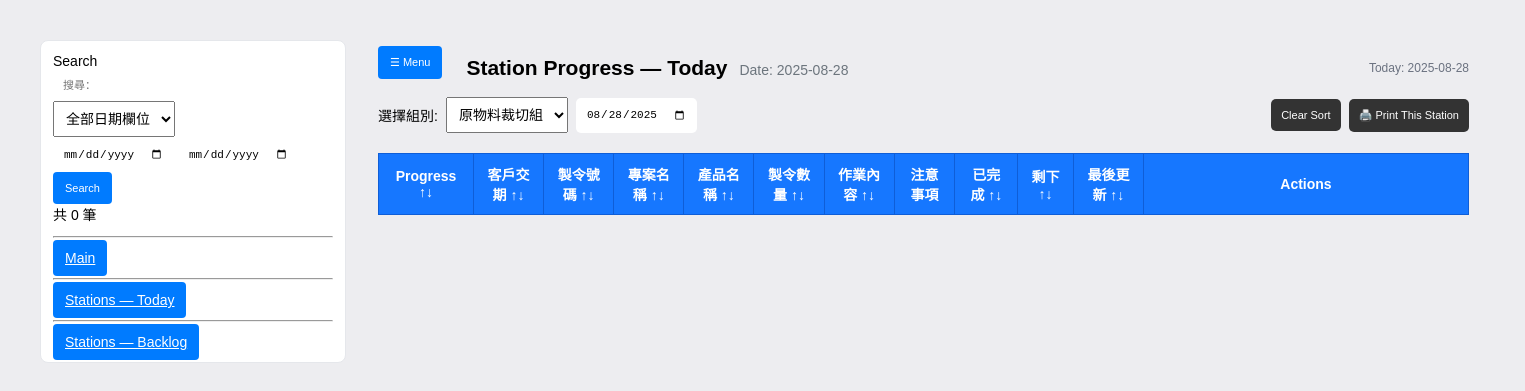
Before: /stations/today with the older database file.
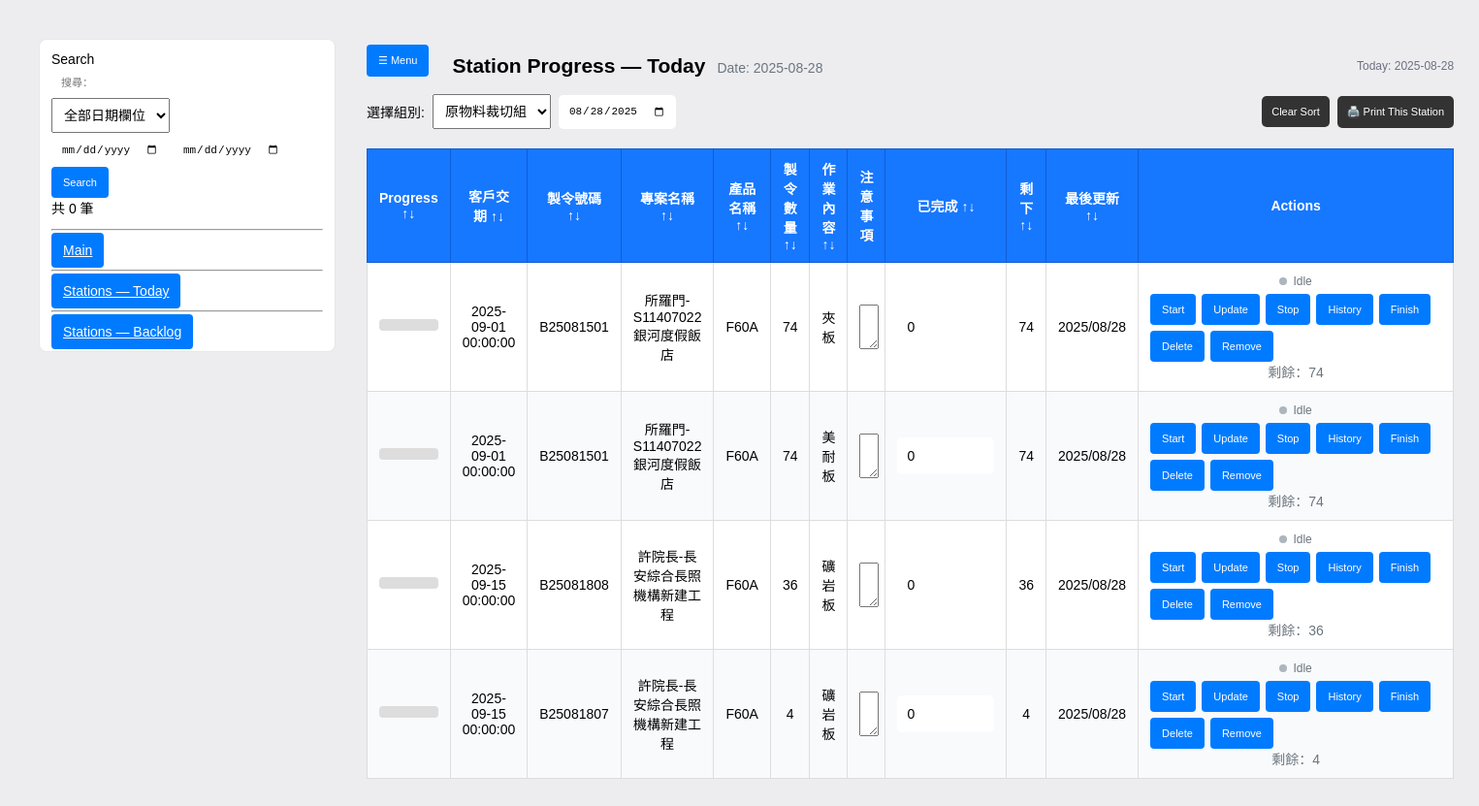
After: the same page with the newer database file.
### models.py (models this page shows)
class Order(Base):
    __tablename__ = "orders"
    id = Column(Integer, primary_key=True, autoincrement=True)
    manufacture_code = Column(String)
    customer        = Column(String)
    product         = Column(String)
    demand_date     = Column(String)   # stored as text like "YYYY/MM/DD"
    delivery        = Column(String)   # stored as text
    quantity        = Column(Integer, default=0)
    datecreate      = Column(String)   # stored as text
    fengbian        = Column(String)
    wallpaper       = Column(String)
    jobdesc         = Column(Text)
    archived    = Column(Boolean, default=False)   # soft archive flag
    archived_at = Column(DateTime)                 # when it was archived
    created_at = Column(DateTime, default=datetime.utcnow)
    updated_at = Column(DateTime)
    tasks = relationship("Task", back_populates="order", cascade="all, delete-orphan")

class Task(Base):
    __tablename__ = "sub_tasks"
    __table_args__ = {'sqlite_autoincrement': True}
    id = Column(Integer, primary_key=True, autoincrement=True)
    order_id = Column(Integer, ForeignKey("orders.id"), nullable=False)
    group = Column("group", String, nullable=True)
    task  = Column(String, nullable=True)
    quantity = Column(Integer, nullable=True)
    completed = Column(Integer, nullable=True, default=0)
    start_time = Column(DateTime)      # may be NULL in DB
    stop_time  = Column(DateTime)
    duration_minutes = Column(Integer)
    order    = relationship("Order", back_populates="tasks")
    history  = relationship("TaskHistory", back_populates="task", cascade="all, delete-orphan")

class TaskHistory(Base):
    __tablename__ = "task_history"
    id = Column(Integer, primary_key=True, autoincrement=True)
    task_id = Column(Integer, ForeignKey("sub_tasks.id"), nullable=False)
    completed = Column(Integer)   # present after your migration
    delta     = Column(Integer)   # present after your migration
    note       = Column(String)   # e.g. "start", "stop"
    timestamp  = Column(DateTime, default=datetime.utcnow)
    start_time = Column(DateTime)
    stop_time  = Column(DateTime)
    duration_minutes = Column(Integer)
    task = relationship("Task", back_populates="history")

### app.py (the view)
@app.route("/stations/today")
def stations_today():
    group = (request.args.get("group") or "").strip()
    day = (request.args.get("date") or today_yyyy_mm_dd()).strip()
    with SessionLocal() as s:
        stations = station_names(s)
        if not group and stations:
            group = stations[0]
        tasks = []
        if group:
            plan = (s.query(StationSchedule)
                      .filter(StationSchedule.station == group,
                              StationSchedule.plan_date == day)
                      .order_by(StationSchedule.sequence.asc(),
                                StationSchedule.id.asc())
                      .all())
            for p in plan:
                t = s.get(Task, p.task_id)
                it = make_item(s, t) if t else None
                if it:
                    tasks.append(it)
        return render_template(
            "stations.html",
            page_mode="today",
            day=day,
            tasks=tasks,
            station_list=stations,
            selected_group=group,
            today_date=day,  # for header display
        )

### app.py (called while the page is built)
def today_yyyy_mm_dd():
    return datetime.now(TZ).strftime("%Y-%m-%d")

def station_names(session):
    rows = session.query(Task.group).filter(Task.group.isnot(None)).distinct().all()
    return [r[0] for r in rows]

def make_item(session, t):
    o = session.get(Order, t.order_id)
    if not o:
        return None
    qty = t.quantity or 0
    comp = t.completed or 0
    if qty - comp <= 0:
        return None
    return {"order": o, "task": t}

### templates/stations.html (shortened to what the changed rows need)
<!DOCTYPE html>
<html lang="zh">
<head>
</head>
<body>
  <div class="layout">
    <main class="content">
      <div class="page-header">
        <div class="left">
          <h2 style="margin:0">
            Station Progress — {{ 'Today' if page_mode == 'today' else 'Backlog' }}
          </h2>
        </div>
      </div>
      <table>
        <thead>
          <tr>
            <th onclick="sortStationTable(0)">Progress ↑↓</th>
            <th onclick="sortStationTable(1)">客戶交期 ↑↓<span class="print-label"><br>Tanggal Barang Dapat Dikirim</span></th>
            <th onclick="sortStationTable(2)">製令號碼 ↑↓<span class="print-label"><br>Nomor Pesanan</span></th>
            <th onclick="sortStationTable(3)">專案名稱 ↑↓<span class="print-label"><br>Nama Proyek</span></th>
            <th onclick="sortStationTable(4)">產品名稱 ↑↓<span class="print-label"><br>Nama Produk</span></th>
            <th onclick="sortStationTable(5)">製令數量 ↑↓<span class="print-label"><br>Jumlah Pesanan</span></th>
            <th onclick="sortStationTable(6)">作業內容 ↑↓<span class="print-label"><br>Isi Pekerjaan</span></th>
            <th>注意事項<br><span class="print-label">Hal yang Perlu Diperhatikan</span></th>
            <th onclick="sortStationTable(8)">已完成 ↑↓</th>
            <th onclick="sortStationTable(9)">剩下 ↑↓<span class="print-label"><br>Jumlah Proyek</span></th>
            <th onclick="sortStationTable(10)">最後更新 ↑↓</th>
            <th class="actions-col">Actions</th>
          </tr>
        </thead>
        <tbody>
          {% for item in tasks %}
          {% set running = (item.task.start_time and not item.task.stop_time) %}
          <tr id="task-{{ item.task.id }}" class="{{ 'is-running' if running else '' }}"
              data-order-id="{{ item.order.id }}" data-qty="{{ item.task.quantity or 0 }}">
            <td>
              <div class="progress-bar">
              </div>
            </td>
            <td>{{ item.order.demand_date }}</td>
            <td>{{ item.order.manufacture_code }}</td>
            <td>{{ item.order.customer }}</td>
            <td>{{ item.order.product }}</td>
            <td data-role="qty">{{ item.task.quantity or 0 }}</td>
            <td>{{ item.task.task }}</td>
            <td>
              <textarea id="task-note-{{ item.task.id }}-{{ item.order.id }}" rows="2" style="width: 100%;" class="screen-only">{{ item.task.note or '' }}</textarea>
            </td>
            <td>
              <input id="done-{{ item.task.id }}" type="number" min="0" value="{{ item.task.completed or 0 }}" style="width:80px">
            </td>
            <td class="remaining" id="task-remaining-{{ item.task.id }}-{{ item.order.id }}">
              {% set rem = (item.task.quantity or 0) - (item.task.completed or 0) %}
              {{ rem if rem > 0 else 0 }}
            </td>
            <td id="last-update-{{ item.task.id }}-{{ item.order.id }}">
              {% if item.task.history %}
                {% set last = item.task.history|last if item.task.history else None %}
                {% if last and last.timestamp %}
                  {% if last.timestamp is string %}
                    {{ last.timestamp.split(' ')[0] }}
                  {% else %}
                    {{ last.timestamp.strftime('%Y/%m/%d') }}
                  {% endif %}
                {% else %}
                  -
                {% endif %}
              {% else %}-{% endif %}
            </td>
            <td class="actions-col">
              <div class="task-status {{ 'running' if running else '' }}">
                <span class="dot"></span><span>{{ 'Running' if running else 'Idle' }}</span>
              </div>
              <div class="actions-group">
                <button class="btn" onclick="startTask({{ item.task.id }})" {{ 'disabled' if running else '' }}>Start</button>
                <button class="btn" onclick="updateTask({{ item.task.id }}, {{ item.order.id }})">Update</button>
                <button class="btn" onclick="stopTask({{ item.task.id }})"  {{ '' if running else 'disabled' }}>Stop</button>
                <button class="btn gray" onclick="showHistory({{ item.task.id }})">History</button>
                <button class="btn red" onclick="finishTask({{ item.task.id }})">Finish</button>
                <button class="btn red" onclick="deleteTask({{ item.task.id }}, {{ item.order.id }})">Delete</button>
                {% if page_mode == 'today' %}
                  <button class="btn gray" onclick="unplanOne({{ item.task.id }})">Remove</button>
                {% endif %}
              </div>
              {% set rem = (item.task.quantity or 0) - (item.task.completed or 0) %}
              <div class="muted" data-remaining>
                剩餘：{{ rem if rem > 0 else 0 }}
              </div>
            </td>
          </tr>
          {% endfor %}
        </tbody>
      </table>
    </main>
  </div>
</body>
</html>

Changed rows visible on the page:
now on this page (row unchanged): Order: order.demand_date "2025-09-01 00:00:00" "2025-09-01 00:00:00", order.manufacture_code "B25081501" "B25081501", order.customer "所羅門-S11407022銀河度假飯店" "所羅門-S11407022銀河度假飯店", order.product "F60A" "F60A"
now on this page (row unchanged): Task: task "74", task.task "夾板", task "0"
added TaskHistory: timestamp "2025/08/28"
now on this page (row unchanged): Task: task "74", task.task "美耐板", task "0"
added TaskHistory: timestamp "2025/08/28"
now on this page (row unchanged): Order: order.demand_date "2025-09-15 00:00:00", order.manufacture_code "B25081808", order.customer "許院長-長安綜合長照機構新建工程", order.product "F60A"
now on this page (row unchanged): Task: task "36", task.task "礦岩板", task "0"
added TaskHistory: timestamp "2025/08/28"
now on this page (row unchanged): Order: order.demand_date "2025-09-15 00:00:00", order.manufacture_code "B25081807", order.customer "許院長-長安綜合長照機構新建工程", order.product "F60A"
now on this page (row unchanged): Task: task "4", task.task "礦岩板", task "0"
added TaskHistory: timestamp "2025/08/28"
Other visible differences:
new list line: "74 Idle Start Update Stop History Finish Delete Remove 剩餘： 74"
new list line: "36 Idle Start Update Stop History Finish Delete Remove 剩餘： 36"
new list line: "4 Idle Start Update Stop History Finish Delete Remove 剩餘： 4"
